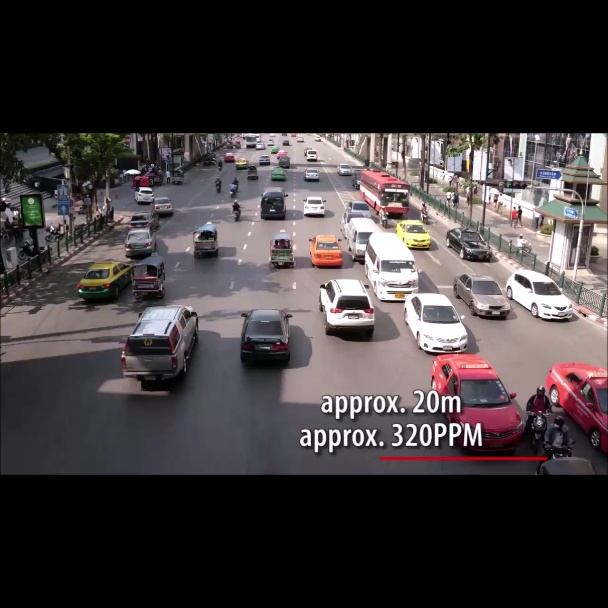
#> input picture METHOD1/findLine/00-frame-608x608-0001.jpg, 608 x 608 px
$ python findLine.py
#> lines starting #> are read from the running program, lines starting #| are printed output that depends on the picture; after the words box and inside, x2 and y2 are one past the last pixel; in counts of white or black regions, pixels touching at a corner belong together
import cv2
img = cv2.imread('00-frame-608x608-0001.jpg')
#> img is the input picture: shape (608, 608, 3); mean B, G, R 59.9, 58.5, 64.6
img_gray = cv2.cvtColor(img, cv2.COLOR_BGR2GRAY); # 轉換前，都先將圖片轉換成灰階色彩
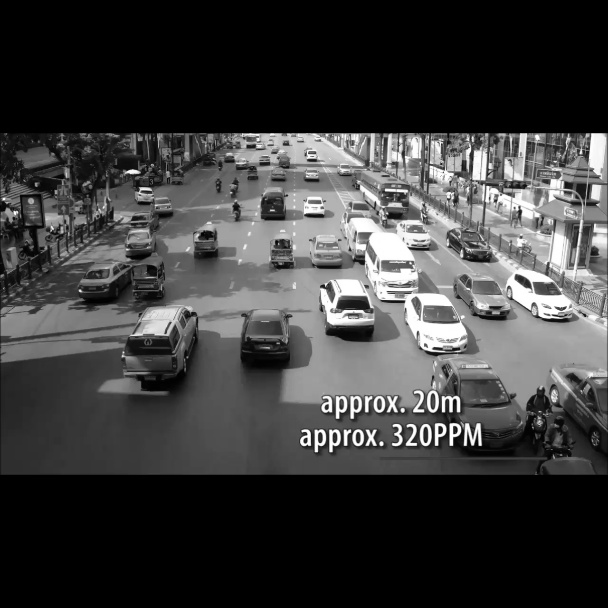
#> img_gray: shape (608, 608); min 0, max 255, mean 60.5
ret, output1 = cv2.threshold(img_gray, 127, 255, cv2.THRESH_BINARY)     # 如果大於 127 就等於 255，反之等於 0。
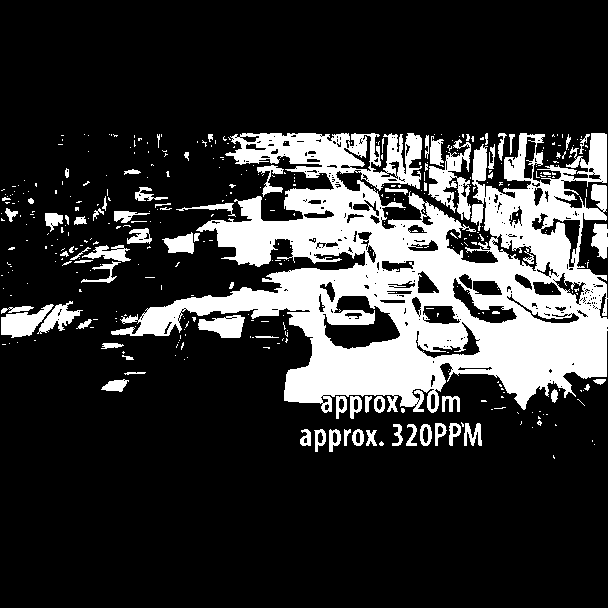
#> output1: shape (608, 608); 20.4% white; 405 white regions (326 under 20 px), largest, box (x1, y1, x2, y2) and area: (111, 133, 608, 413) 62687, (428, 139, 471, 220) 1526, (1, 304, 54, 338) 903
ret, output2 = cv2.threshold(img_gray, 127, 255, cv2.THRESH_BINARY_INV) # 如果大於 127 就等於 0，反之等於 255。
ret, output3 = cv2.threshold(img_gray, 127, 255, cv2.THRESH_TRUNC)      # 如果大於 127 就等於 127，反之數值不變。
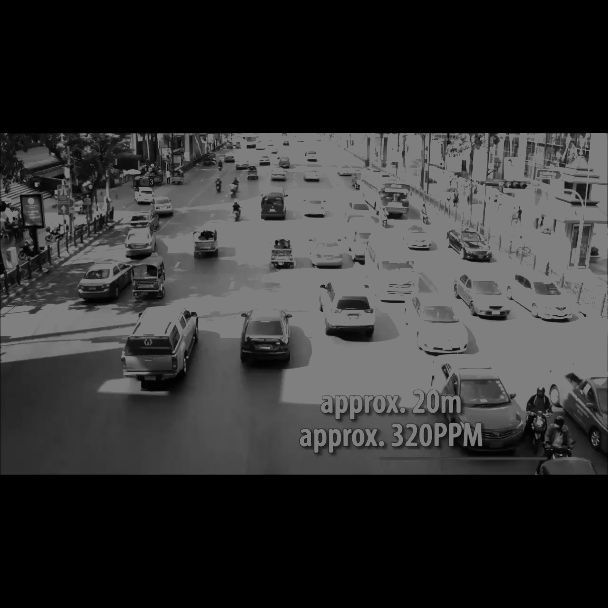
#> output3: shape (608, 608); min 0, max 127, mean 50.3
ret, output4 = cv2.threshold(img_gray, 127, 255, cv2.THRESH_TOZERO)     # 如果大於 127 數值不變，反之數值等於 0。
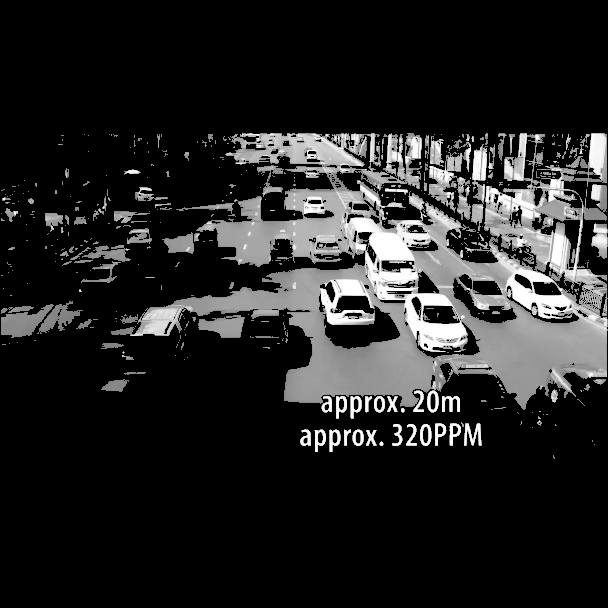
#> output4: shape (608, 608); min 0, max 255, mean 36.1
ret, output5 = cv2.threshold(img_gray, 127, 255, cv2.THRESH_TOZERO_INV) # 如果大於 127 等於 0，反之數值不變。
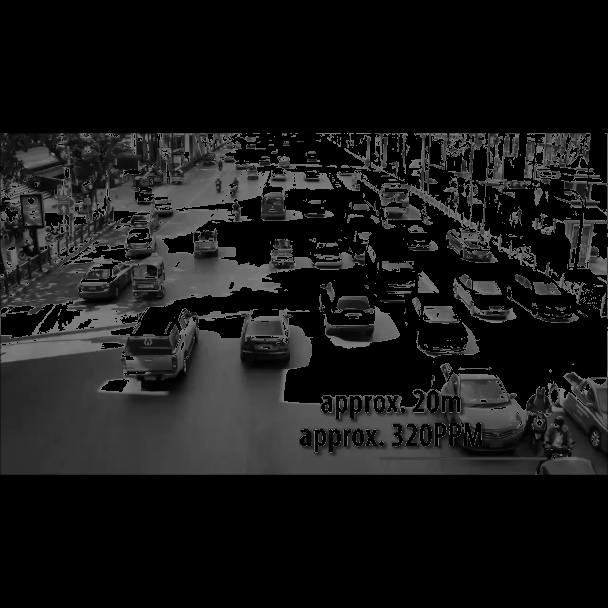
#> output5: shape (608, 608); min 0, max 127, mean 24.4

cv2.imshow('oxxostudio', img)
cv2.imshow('oxxostudio1', output1)
cv2.imshow('oxxostudio2', output2)
cv2.imshow('oxxostudio3', output3)
cv2.imshow('oxxostudio4', output4)
cv2.imshow('oxxostudio5', output5)
cv2.waitKey(0)    # 按下任意鍵停止
cv2.destroyAllWindows()
